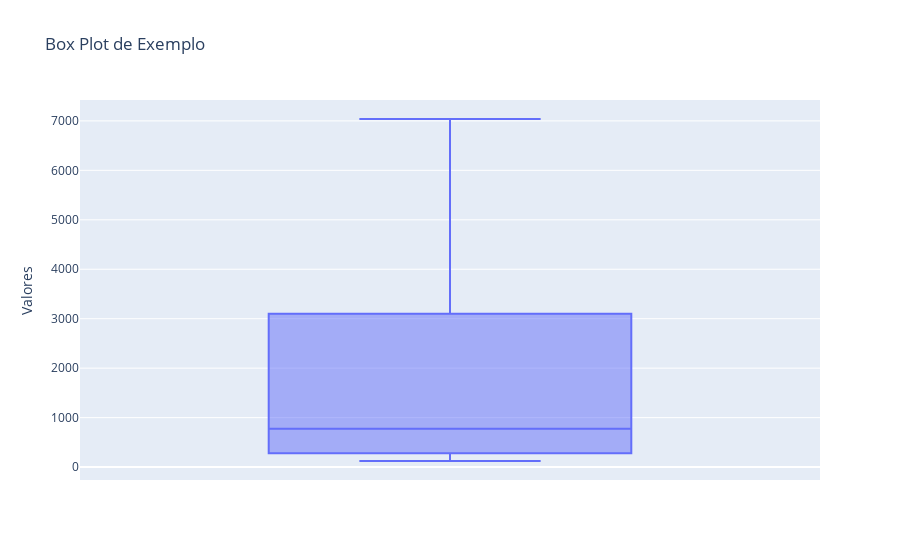

Notebook code for this chart:
### Code cell
# Exibindo os valores únicos na coluna 'Estado'
print(df_relatorio['Estado'].unique())

# Contando as ocorrências de cada valor em 'Estado'
contagem_situacao = df_relatorio['Estado'].value_counts()

# Ajustando o tamanho do gráfico
plt.figure(figsize=(35, 10))  # Altere os valores para ajustar o tamanho (largura, altura)

# Criando o gráfico de barras
plt.bar(contagem_situacao.index, contagem_situacao.values, color="red")

# Adicionando os valores acima das barras
for i, valor in enumerate(contagem_situacao.values):
    plt.text(i, valor, str(valor), ha='center', va='bottom')

# Configurando os rótulos dos eixos e o título
plt.ylabel('Número de Estado')
plt.xlabel('Estado')
plt.title('Estado por Quantidade')

# Exibindo o gráfico
plt.show()

# Criando o histograma
plt.hist(contagem_situacao, bins=5, color='blue', edgecolor='black')

# Adicionando título e rótulos
plt.title('Histograma de Exemplo')
plt.xlabel('Valores')
plt.ylabel('Frequência')

# Exibindo o gráfico
plt.show()

# Criando o box plot
fig = px.box(contagem_situacao, y=contagem_situacao, labels={'y': 'Valores'}, title='Box Plot de Exemplo')

# Exibindo o gráfico
fig.show()

### Figure 1 — Plotly figure (JSON) as saved in the notebook; plotly's stock layout.template omitted (floating-point values rounded to 4 significant figures)
{"data": [{"alignmentgroup": "True", "hovertemplate": "Valores=%{y}<extra></extra>", "legendgroup": "", "marker": {"color": "#636efa"}, "name": "", "notched": false, "offsetgroup": "", "orientation": "v", "showlegend": false, "type": "box", "x0": " ", "xaxis": "x", "y": [7038, 4262, 4180, 2022, 1451, 1082, 467, 405, 369, 186, 145, 123], "y0": " ", "yaxis": "y"}], "layout": {"boxmode": "group", "legend": {"tracegroupgap": 0}, "title": {"text": "Box Plot de Exemplo"}, "xaxis": {"anchor": "y", "domain": [0, 1]}, "yaxis": {"anchor": "x", "domain": [0, 1], "title": {"text": "Valores"}}}}
